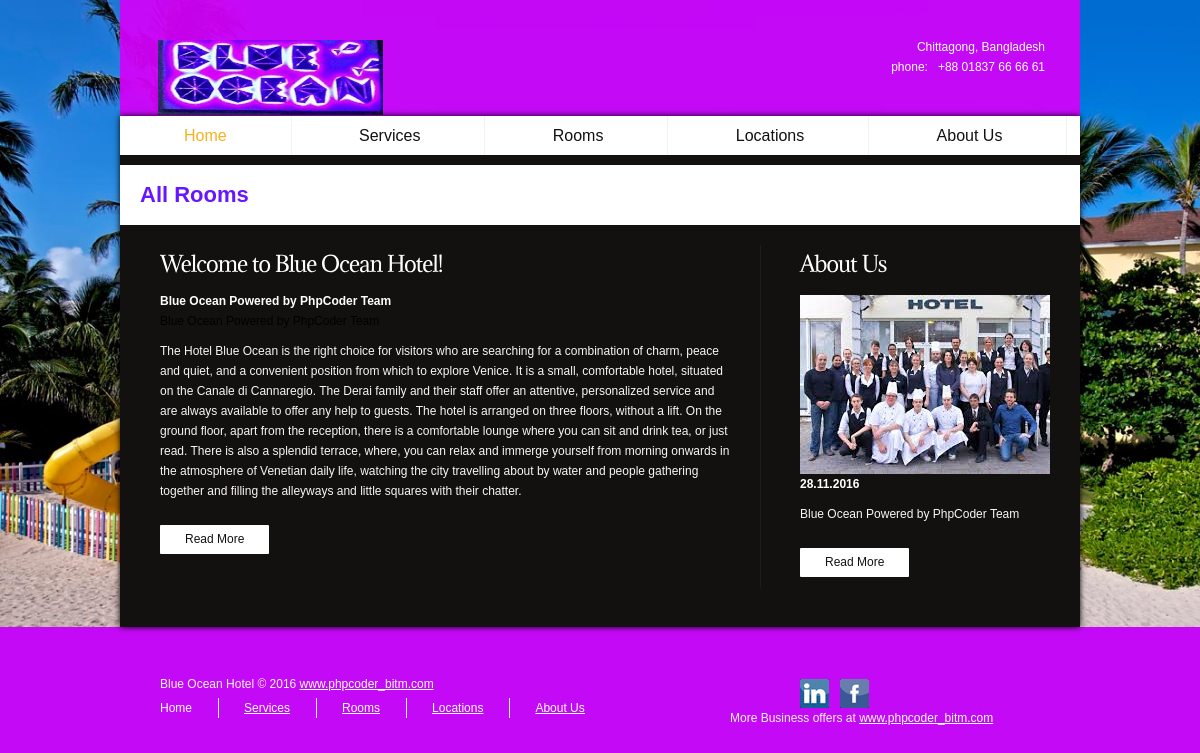
Before: /rooms.php with the older database file.
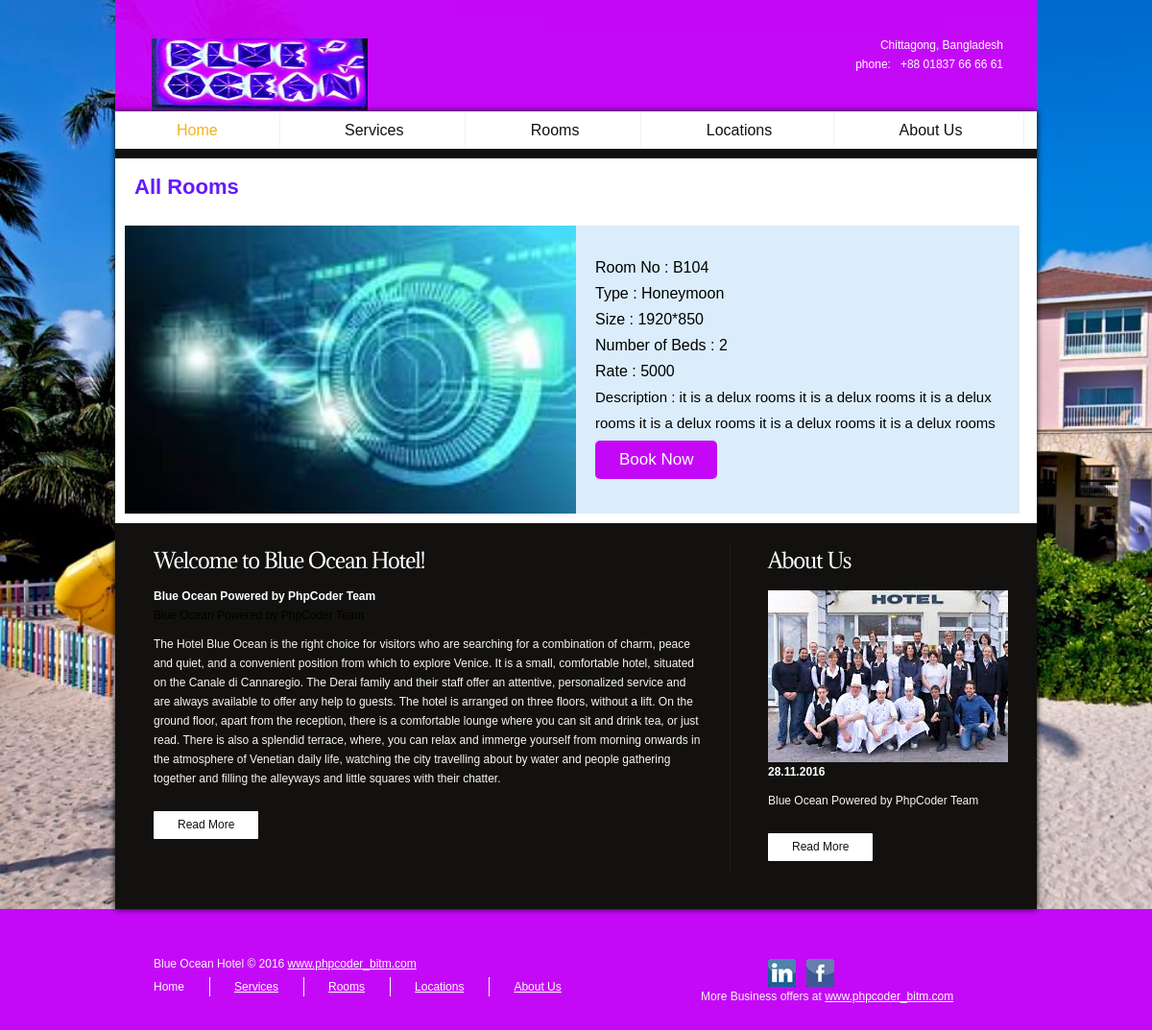
After: the same page with the newer database file.
### tables this page shows
CREATE TABLE `room` (
  `id` int(11) NOT NULL,
  `room_no` varchar(111) NOT NULL,
  `room_name` varchar(111) NOT NULL,
  `room_size` varchar(11) NOT NULL,
  `bed_no` int(11) NOT NULL,
  `rate` int(11) NOT NULL,
  `description` varchar(500) NOT NULL,
  `file_path` varchar(200) NOT NULL,
  `is_deleted` varchar(200) NOT NULL DEFAULT 'No'
);

### src/BITM/PhpCoder/Model/Database.php (called while the page is built, shortened)
<?php
class Database{
    public $username="root";
    public $password="";
    public function __construct()
    {
        try {
            $this->conn = new PDO("mysql:host=localhost;dbname=phpcoder_finalproject_b35", $this->username, $this->password);
        }
        catch(PDOException $e) {
            echo $e->getMessage();
        }
    }
}

### src/BITM/PhpCoder/Room/Room.php (called while the page is built, shortened)
<?php
class Room extends DB{
    public function index1($fetchMode = 'ASSOC')
    {
        $STH = $this->conn->query("SELECT * from room WHERE is_deleted='No'");
        $fetchMode = strtoupper($fetchMode);
        if (substr_count($fetchMode, 'OBJ') > 0)
            $STH->setFetchMode(PDO::FETCH_OBJ);
        else
            $STH->setFetchMode(PDO::FETCH_ASSOC);
        $arrAllData = $STH->fetchAll();
        return $arrAllData;
    }
}

### rooms.php (the view, shortened to what this page needs)
<?php
$room = new Room();
$allRoom = $room->index1("obj");
?>
<?php include('header.php');  ?>
<div class="box1">
    <div class="col-md-12">
        <h3 class="page-title">All Rooms <a href="create_room.php">Create Room</a> </h3>
        <?php
        foreach($allRoom as $oneRoom){
            echo "<div class='single-room'>";
            echo "<div class='room-img'><img width=\"100%\" height=\"auto\" src='resource/assets/img/room/".$oneRoom->file_path."'  ></div>";
            echo "<div class='room_info'>";
            echo "<div class='room-no'>Room No : ".$oneRoom->room_no ."</div>";
            echo "<div class='room-title'>Type : ".$oneRoom->room_name."</div>";
            echo "<p>Size : ".$oneRoom->room_size ."</p>";
            echo "<p>Number of Beds : ".$oneRoom->bed_no ."</p>";
            echo "<p>Rate : ".$oneRoom-> rate."</p>";
            echo "<div class='room-desc'> Description : ".$oneRoom->description ."</div>";
            echo "<div>";
            echo "<a href='user_create_booking.php?id=$oneRoom->id'><button class='btn btn-primary'>Book Now</button></a> ";
            echo "</div>";
            echo "</div>";
            echo "</div>";
        }
        ?>
    </div>
</div>
<?php include('footer.php'); ?>

### header.php (shortened to what this page needs)
<!DOCTYPE html>
<html lang="en">
<head>
    <link rel="stylesheet" href="resource/assets/css/reset.css" type="text/css" media="all">
    <link rel="stylesheet" href="resource/assets/css/layout.css" type="text/css" media="all">
    <link rel="stylesheet" href="resource/assets/css/style.css" type="text/css" media="all">
</head>
<body id="page1">
<div class="bg1">
    <div class="bg2">
        <div class="main">
            <header>
                <h1><a href="home.php" id="logo">
                        <img src="resource/assets/images/logo.png" alt="Blue Ocean">
                    </a></h1>
                <div class="department">
                    Chittagong, Bangladesh<br>
                    <span>phone: &nbsp;  +88 01837 66 66 61</span>
                </div>
            </header>
            <div class="box"><div class="ic">Powered By phpCoder</div>
                <nav>
                    <ul id="main-menu">
                        <li class="active"><a href="home.php">Home</a></li>
                        <li><a href="Services.html">Services</a></li>
                        <li><a href="rooms.php">Rooms</a></li>
                        <li><a href="Locations.html">Locations</a></li>
                        <li><a href="About.html">About Us</a></li>
                    </ul>
                </nav>
    <article id="content">

### footer.php (shortened to what this page needs)
<div class="pad">
    <div class="wrapper line3">
        <div class="col2">
            <h2><i>Welcome to Blue Ocean Hotel!</i></h2>
            <p class="pad_bot1"><strong class="color2">Blue Ocean Powered by PhpCoder Team</strong><br>
                Blue Ocean Powered by PhpCoder Team </p>
            <p class="pad_bot2">
                The Hotel Blue Ocean is the right choice for visitors who are searching for a combination of charm, peace and quiet, and a convenient position from which to explore Venice. It is a small, comfortable hotel, situated on the Canale di Cannaregio. The Derai family and their staff offer an attentive, personalized service and are always available to offer any help to guests.
                The hotel is arranged on three floors, without a lift. On the ground floor, apart from the reception, there is a comfortable lounge where you can sit and drink tea, or just read. There is also a splendid terrace, where, you can relax and immerge yourself from morning onwards in the atmosphere of Venetian daily life, watching the city travelling about by water and people gathering together and filling the alleyways and little squares with their chatter.</p>
            <a href="#" class="button1">Read More</a>
        </div>
        <div class="col1 pad_left1">
            <h2><i>About Us</i></h2>
            <div class="wrapper">
                <figure class="left marg_right1"><img src="resource/assets/images/page1_img1.jpg" alt=""></figure>
                <p class="pad_bot1"><strong class="color2">28.11.2016</strong></p>
                <p class="pad_bot2">
                    Blue Ocean Powered by PhpCoder Team</p>
            </div>
            <a href="#" class="button1">Read More</a>
        </div>
    </div>
</div>
</article>
</div>
</div>
</div>
</div>
<div class="main">
    <footer>
        <div class="col2">
            Blue Ocean Hotel &copy; 2016  <a href="http://www.templatemonster.com/" target="_blank" rel="nofollow">www.phpcoder_bitm.com</a>
            <nav>
                <ul id="footer_menu">
                    <li class="active"><a href="home.php">Home</a></li>
                    <li><a href="Services.html">Services</a></li>
                    <li><a href="Rooms.html">Rooms</a></li>
                    <li><a href="Locations.html">Locations</a></li>
                    <li class="last"><a href="About.html">About Us</a></li>
                </ul>
            </nav>
        </div>
        <div class="col1 pad_left1">
            <ul id="icons">
                <li><a href="#" class="normaltip" title="Linkedin"><img src="resource/assets/images/icon1.jpg" alt=""></a></li>
                <li><a href="#" class="normaltip" title="Facebook"><img src="resource/assets/images/icon2.jpg" alt=""></a></li>
                <li><a href="#" class="normaltip" title="Picasa"><img src="resource/assets/images/icon3.jpg" alt=""></a></li>
                <li><a href="#" class="normaltip" title="Twitter"><img src="resource/assets/images/icon4.jpg" alt=""></a></li>
            </ul>
        </div>
        More Business offers at <a rel="nofollow" href="http://www.templatemonster.com/category/business-website-templates/" target="_blank">www.phpcoder_bitm.com</a>
    </footer>
</div>
</body>
</html>

### resource/assets/css/layout.css (style rules this page uses)
.col1, .col2, .col3, .cols { float:left; }
.col1 { width:250px; }
.col2 { width:570px; }

### resource/assets/css/style.css (style rules this page uses)
article, aside, audio, canvas, command, datalist, details, embed, figcaption, figure, footer, header, hgroup, keygen, meter, nav, output, progress, section, source, video { display:block }
.left { float:left }
.wrapper { width:100%;overflow:hidden }
body { background:#C409F7;border:0;font:12px Arial, Helvetica, sans-serif;color:#f8f6f4;line-height:20px;min-width:980px }
.main { margin:0 auto;width:960px;padding:0 6px }
.bg1 { background:url(../images/background_image.jpg)no-repeat; background-size:cover; }
.box { background:#12110f;box-shadow:0 0 6px #000;-moz-box-shadow:0 0 6px #000;-webkit-box-shadow:0 0 6px #000;position:relative }
a { color: #fff;text-decoration:underline;outline:none }
h1 { padding:40px 0 0 38px;float:left }
h2 { font-size:21px;line-height:1.2em;padding:6px 0 15px 0;color:#fff;letter-spacing:-1px }
p { padding-bottom:20px }
header { height: 116px; background: RGBA(211, 2, 250, 0.93); }
#logo { text-indent:-9999px;width:240px;height:46px }
#logo img { width: 225px; height: 75px; }
.department { float:right;padding:37px 35px 0 0;color:#fff;text-align:right }
.department span { color:#fff }
#main-menu { background:#fff;height:39px;margin-bottom:10px }
#main-menu > li { border-right:1px solid #f2f2f2;display:inline-block; }
#main-menu > li > a { display:block;padding:0px 64px;font-size:16px;color:#12110f;text-decoration:none;line-height:39px }
#main-menu > li > a:hover, #main-menu > .active > a { color:#f3b21d }
.box1 { background:#fff;padding:10px }
.button1, .button2 { display:inline-block;background:#fff;padding:0 25px;color:#12110f;line-height:29px;position:relative;border-radius:1px;-moz-border-radius:1px;-webkit-border-radius:1px;text-decoration:none }
.pad_bot1 { padding-bottom: 10px; color: #000; }
.pad_bot2 { padding-bottom:24px }
.pad_left1 { padding-left:70px }
.pad { padding:20px 0 39px 40px }
.marg_right1 { margin-right:20px }
.line3 { background:url(../images/line_vert2.gif) 600px 0 repeat-y;padding-bottom:11px }
.color2 { color:#fff }
figure { padding-top:4px }
footer { padding:47px 30px 47px 40px;height:44px }
#icons { padding-top:5px }
#icons li { float:left;padding-right:11px }
#footer_menu { padding-top:4px }
#footer_menu li { padding-right:26px;border-right:1px solid #fff;margin-right:25px;float:left }
#footer_menu .last { padding-right:0;margin-right:0;border-right:0px; }
#footer_menu .active a { text-decoration:none }
.single-room { color: #000000;margin-top:20px; }
.room-img { float: left; width: 50%; height:25em; }
.room-img img { height:25em; }
.room_info { background: rgba(2, 131, 225, 0.14) none repeat scroll 0 0; float: left; font-size: 16px; height: 260px; line-height: 27px; overflow: hidden; padding: 30px 10px 10px 20px; width: 46%; }
.room_info a button { background: #c408f7 none repeat scroll 0 0; border-radius: 5px; color: #fff; font-size: 17px; margin-right: 10px; margin-top:5px; padding: 10px 25px; }
.room_info p { padding: 0; }
.room-desc { font-size: 15px; }
.page-title { color: #6617ff; font-size: 22px; padding: 10px; }

Changed rows visible on the page:
added room: file_path (picture), room_no "B104", room_name "Honeymoon", room_size "1920*850", bed_no "2", rate "5000", description "it is a delux rooms it is a delux rooms it is a delux rooms it is a delux rooms it is a delux rooms it is a delux rooms"
